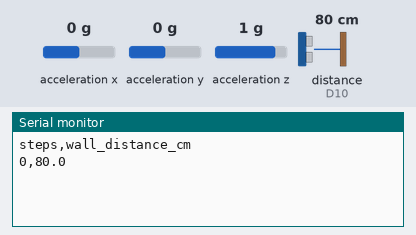
The sketch below on a simulated Arduino Nano 33 BLE. Parts: the last lines printed to the serial monitor. Wiring (inferred from the names in the program): ultrasonic range finder: trigger D9; echo D10. The inputs (shaded band) are chosen by the test bench; at power-on: acceleration x 0 g, distance to the obstacle (sensor on D10) 80 cm, acceleration y 0 g, acceleration z 1 g. The echo pulse lasts 58.3 µs per cm; nothing arrives over Bluetooth unless stated.

Above: at 1.2 s.
1.3 s: acceleration x set to -1.4 g
At 2.6 s:
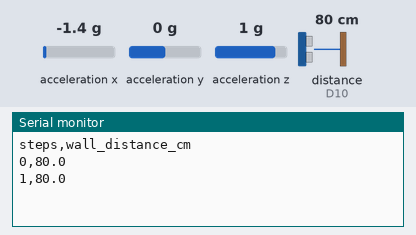
2.8 s: distance to the obstacle (sensor on D10) set to 2 cm
At 3.4 s:
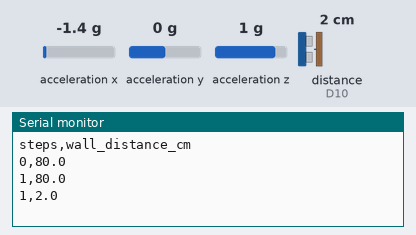
4.3 s: acceleration y set to -1.4 g
At 5.6 s:
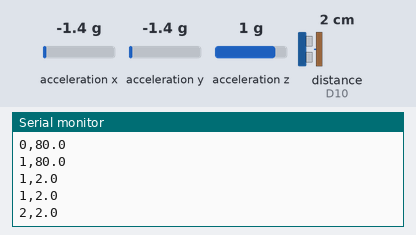
5.8 s: acceleration z set to -1.4 g
At 6.8 s:
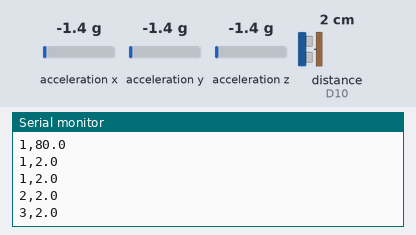
7.3 s: distance to the obstacle (sensor on D10) set to 4 cm
At 8.5 s:
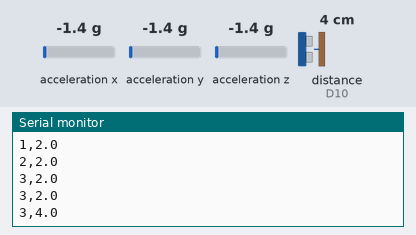
Timing chart, 0 to 9.8 s (numbered marks = the images above; inputs shaded):
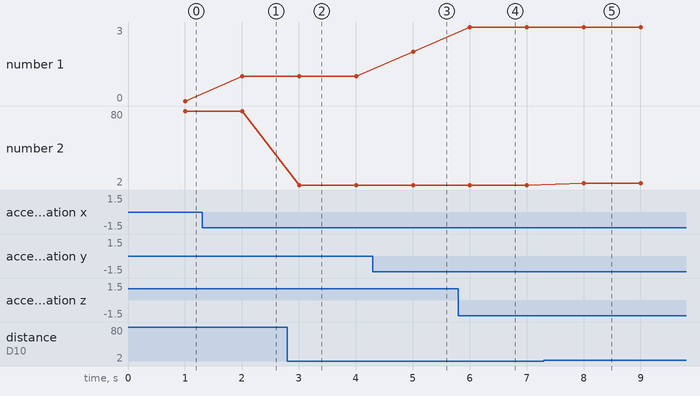

The sketch:

pedometer.ino
```cpp
#include <ArduinoBLE.h>
#include <Arduino_LSM9DS1.h>
#include <math.h>

constexpr int triggerPin = 9, echoPin = 10;
constexpr float threshold = 0.12f;
BLEService service("93426600-02de-4f17-ac9d-24f41bbfc140");
BLECharacteristic summary("93426601-02de-4f17-ac9d-24f41bbfc140", BLERead | BLENotify, 16);
unsigned long steps = 0, lastStep = 0, lastPing = 0, lastReport = 0;
float baseline = 1.0f, wallDistance = -1.0f;
bool armed = true;

void setup() {
  Serial.begin(115200);
  pinMode(triggerPin, OUTPUT);
  digitalWrite(triggerPin, LOW);
  pinMode(echoPin, INPUT);
  if (!IMU.begin() || !BLE.begin()) {
    Serial.println("IMU or BLE initialization failed");
    for (;;) delay(1000);
  }
  BLE.setLocalName("Sensor Pedometer");
  BLE.setAdvertisedService(service);
  service.addCharacteristic(summary);
  BLE.addService(service);
  BLE.advertise();
  Serial.println("steps,wall_distance_cm");
}

void loop() {
  BLE.poll();
  const unsigned long now = millis();
  if (IMU.accelerationAvailable()) {
    float x, y, z;
    if (IMU.readAcceleration(x, y, z)) {
      const float magnitude = sqrtf(x*x + y*y + z*z);
      baseline += 0.03f * (magnitude - baseline);
      const float motion = magnitude - baseline;
      if (motion < threshold / 2) armed = true;
      if (armed && motion > threshold) {
        armed = false;
        if (steps == 0 || now - lastStep >= 300) {
          ++steps;
          lastStep = now;
        }
      }
    }
  }
  if (now - lastPing >= 150) {
    lastPing = now;
    digitalWrite(triggerPin, HIGH);
    delayMicroseconds(10);
    digitalWrite(triggerPin, LOW);
    const unsigned long echo = pulseIn(echoPin, HIGH, 12000);
    wallDistance = echo ? echo * 0.0343f / 2 : -1.0f;
  }
  if (now - lastReport >= 1000) {
    lastReport = now;
    char packet[17];
    snprintf(packet, sizeof(packet), "%lu,%.1f", steps, wallDistance);
    summary.writeValue(reinterpret_cast<const uint8_t*>(packet), strlen(packet));
    Serial.println(packet);
  }
}
```

Measured:
- after the input at 1.3 s, the serial monitor: prints a new line after 0.70 s (image 1)
- after the input at 2.8 s, the serial monitor: prints a new line after 0.20 s (image 2)
- after the input at 4.3 s, the serial monitor: prints a new line after 0.71 s (image 3)
- after the input at 5.8 s, the serial monitor: prints a new line after 0.21 s (image 4)
- after the input at 7.3 s, the serial monitor: prints a new line after 0.71 s (image 5)
- plotted number 1: 0 → 1 after the input at 1.3 s, 2 → 3 after the input at 5.8 s
- plotted number 2: 80 → 2 after the input at 2.8 s, 2 → 4 after the input at 7.3 s
